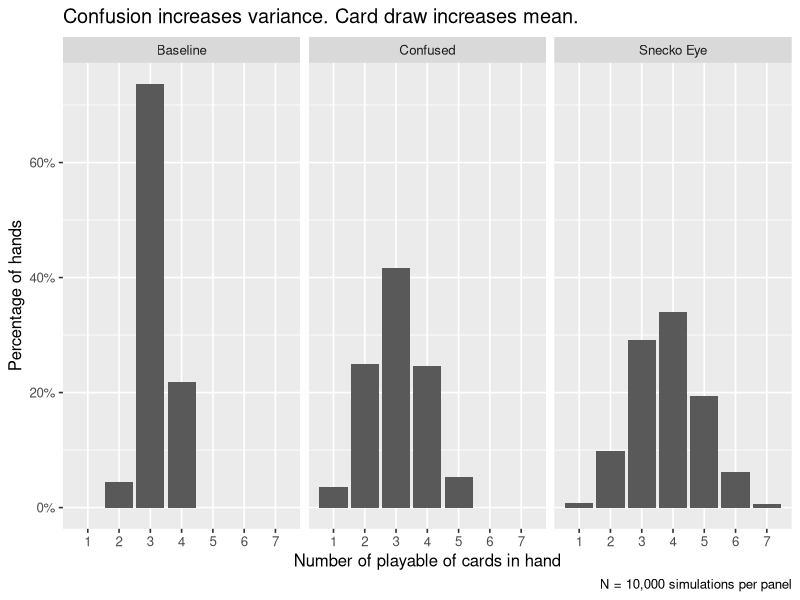
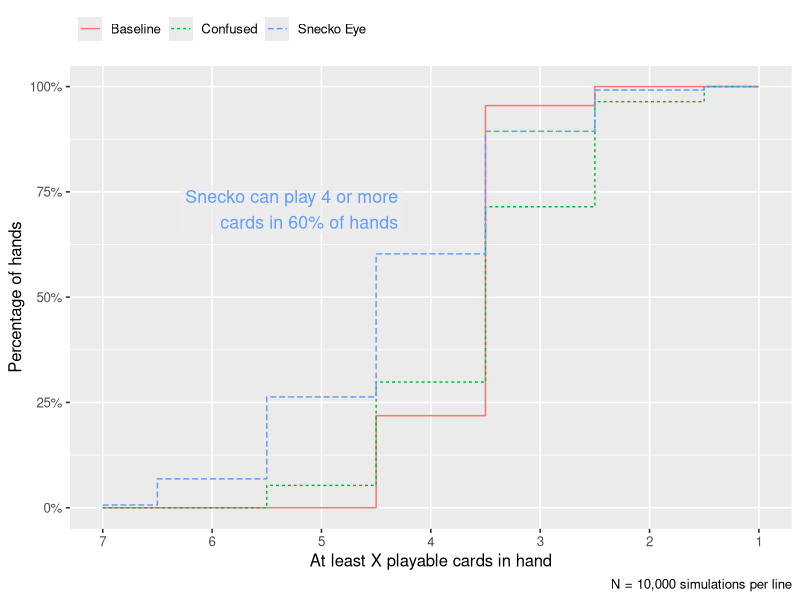
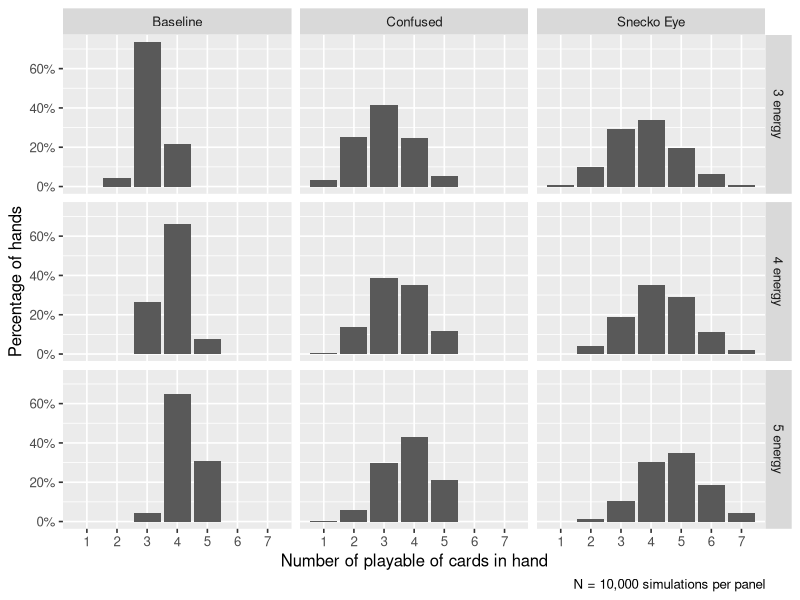

Source code (R) for these figures, in order:
## ---- chunk 1
#| label: setup
#| include: false
knitr::opts_chunk$set(
  echo = TRUE
)
library(dplyr)
## ---- chunk 2
library(magrittr)
set.seed(20210707)

costs <- c(0, rep(1, 12), rep(2, 3), 3)
costs

mean(costs)

# Simulate 3 hands
sample(costs, size = 5)
sample(costs, size = 5)
sample(costs, size = 5)
## ---- chunk 3
# A worked example
energy <- 3
hand <- sample(costs, size = 5)
hand
sort(hand)
cumsum(sort(hand))
cumsum(sort(hand)) <= energy 
sum(cumsum(sort(hand)) <= energy)

count_max_playable <- function(hand, energy) {
  sum(cumsum(sort(hand)) <= energy)
}

count_max_playable(hand, energy)
## ---- chunk 4
simulated_cards_played <- replicate(
  10000,
  costs %>% 
    sample(size = 5) %>% 
    count_max_playable(energy = 3)
)

summary(simulated_cards_played)

table(simulated_cards_played)

proportions(table(simulated_cards_played))
## ---- chunk 5
#| echo: false
f_mean <- scales::label_number(0.1)
f_prop <- scales::label_percent(0.1)
m <- mean(simulated_cards_played) %>% f_mean()

p2 <- mean(simulated_cards_played == 2) %>% f_prop()
p4 <- mean(simulated_cards_played == 4) %>% f_prop()
## ---- chunk 6
snecko_costs <- 0:3 
simulated_snecko_cards_played <- replicate(
  10000,
  snecko_costs %>% 
    sample(size = 7, replace = TRUE) %>% 
    count_max_playable(energy = 3)
)

summary(simulated_snecko_cards_played)

table(simulated_snecko_cards_played)

proportions(table(simulated_snecko_cards_played))
## ---- chunk 7
#| echo: false

ms <- mean(simulated_snecko_cards_played) %>% f_mean()

ps1 <- mean(simulated_snecko_cards_played == 1) %>% f_prop()
ps7 <- mean(simulated_snecko_cards_played == 7) %>% f_prop()
ps4plus <- mean(simulated_snecko_cards_played >= 4) %>% f_prop()
## ---- chunk 8
# Generate all combinations
expand.grid(rep(list(0:3), 7)) %>% 
  # Count playables in each row
  apply(MARGIN = 1, count_max_playable, energy = 3) %>% 
  table() %>% 
  proportions() %>% 
  round(3)
## ---- chunk 9
simulated_confused_cards_played <- replicate(
  10000,
  snecko_costs %>% 
    sample(size = 5, replace = TRUE) %>% 
    count_max_playable(energy = 3)
)

summary(simulated_confused_cards_played)

table(simulated_confused_cards_played)

proportions(table(simulated_confused_cards_played))
## ---- chunk 10
#| echo: false
mc <- mean(simulated_confused_cards_played) %>% f_mean()

pc1 <- mean(simulated_confused_cards_played == 1) %>% f_prop()
pc4plus <- mean(simulated_confused_cards_played >= 4) %>% f_prop()
## ---- chunk 11
#| label: bar-by-three
#| fig.width: 6.0
#| fig.height: 3.0
#| dpi: 300.0
#| out.width: 100%
#| fig.alt: >
#|   A one by three plot showing a histogram of playable cards for each simulation
#|   set. It's title says 'Confusion increases variance. Card draw increases mean.'
library(ggplot2)

sim1 <- data.frame(
  set = "Baseline",
  energy = 3,
  cards = simulated_cards_played
)

sim2 <- data.frame(
  set = "Snecko Eye",
  energy = 3,
  cards = simulated_snecko_cards_played
)

sim3 <- data.frame(
  set = "Confused",
  energy = 3,
  cards = simulated_confused_cards_played
)

sims <- rbind(sim1, sim2, sim3)

ggplot(sims) + 
  aes(x = cards) + 
  geom_bar(aes(y = stat(prop))) + 
  facet_wrap("set") + 
  scale_x_continuous(breaks = 1:7, minor_breaks = NULL) +
  scale_y_continuous(labels = scales::label_percent()) +
  labs(
    title = "Confusion increases variance. Card draw increases mean.",
    x = "Number of playable of cards in hand", 
    y = "Percentage of hands",
    caption = "N = 10,000 simulations per panel"
  ) +
  theme_grey(base_size = 12)
## ---- chunk 12
#| label: ecdf
#| dpi: 300.0
#| fig.width: 6.0
#| fig.height: 4.5
#| fig.asp: NA
#| out.width: 80%
#| fig.alt: >
#|   A plot of the ECDF for the proportion of hands with at least x playable 
#|   cards. Snecko dominates the other lines in the plot because we can play 
#|   more cards per turn with it. There is a caption at the center of the 
#|   plot that says 'Snecko can play 4 or more cards in 60% of hands'.
#| fig.cap: >
#|   A plot of the ECDF for the proportion of hands with at least x playable 
#|   cards. Snecko dominates the other lines in the plot because we can play 
#|   more cards per turn with it. 
library(dplyr)

props <- sims %>% 
  count(set, cards) %>% 
  # Fill in rows that would be n = 0
  tidyr::complete(set, cards = 1:7, fill = list(n = 0)) %>% 
  # Compute ECDF in reverse order (dtarting at 7 cards)
  arrange(set, desc(cards)) %>% 
  group_by(set) %>% 
  mutate(
    proportion = n / sum(n),
    ecdf = cumsum(proportion)
  ) %>% 
  ungroup() 

ggplot(props) + 
  aes(x = cards) +
  geom_step(
    aes(y = ecdf , color = set, linetype = set), 
    direction = "mid"
  ) +
  geom_label(
    aes(color = set, y = ecdf),
    label = "Snecko can play 4 or more\ncards in 60% of hands",
    data = . %>% filter(set == "Snecko Eye", cards == 4), 
    y = .65,
    nudge_x = -.25,
    hjust = 1.0,
    vjust = 0, 
    fill = scales::alpha("grey93", .6),
    label.size = 0, 
    show.legend = FALSE,
    size = 4.5,
  ) +
  scale_x_reverse(breaks = 7:0, minor_breaks = NULL) +
  scale_y_continuous(labels = scales::label_percent()) +
  labs(
    x = "At least X playable cards in hand",
    y = "Percentage of hands",
    caption = "N = 10,000 simulations per line",
    color = NULL,
    linetype = NULL
  ) + 
  theme_grey(base_size = 12) + 
  theme(
    legend.position = "top", 
    legend.justification = "left"
  )
## ---- chunk 13
simulate_decko <- function(n, energy, costs, size = 5) {
  replicate(
    n,
    sample(costs, size = size) %>% 
      count_max_playable(energy = energy)
  )
}

simulate_snecko <- function(n, energy, size = 7) {
  snecko_costs <- 0:3
  replicate(
    n,
    sample(snecko_costs, size = size, replace = TRUE) %>% 
      count_max_playable(energy = energy)
  )
}

additional_sims <- rbind(
  # include old results
  sims,
  data.frame(
    set = "Baseline",
    energy = 4,
    cards = simulate_decko(10000, 4, costs)
  ),
  data.frame(
    set = "Baseline",
    energy = 5,
    cards = simulate_decko(10000, 5, costs)
  ),
  data.frame(
    set = "Snecko Eye",
    energy = 4,
    cards = simulate_snecko(10000, 4)
  ),
  data.frame(
    set = "Snecko Eye",
    energy = 5,
    cards = simulate_snecko(10000, 5)
  ),
  data.frame(
    set = "Confused",
    energy = 4,
    cards = simulate_snecko(10000, 4, size = 5)
  ),
  data.frame(
    set = "Confused",
    energy = 5,
    cards = simulate_snecko(10000, 5, size = 5)
  )
)
## ---- chunk 14
#| label: 3-by-3
#| fig.width: 7.0
#| fig.height: 7.0
#| out.width: 100%
#| fig.alt: A three by three plot of simulation set by energy cost.
ggplot(additional_sims %>% mutate(energy = paste0(energy, " energy"))) + 
  aes(x = cards) + 
  geom_bar(aes(y = stat(prop))) + 
  facet_grid(energy ~ set) + 
  scale_x_continuous(breaks = 1:7, minor_breaks = NULL) +
  scale_y_continuous(labels = scales::label_percent()) +
  labs(
    x = "Number of playable of cards in hand", 
    y = "Percentage of hands",
    caption = "N = 10,000 simulations per panel"
  ) +
  theme_grey(base_size = 12)
## ---- chunk 15
additional_sims %>% 
  group_by(set, energy) %>% 
  summarise(
    mean = mean(cards),
    sd = sd(cards),
    median = median(cards),
    .groups = "drop"
  ) %>% 
  tidyr::pivot_longer(cols = c(mean, sd, median)) %>% 
  tidyr::pivot_wider(
    names_from = energy, 
    values_from = value, 
    names_prefix = "Energy "
  ) %>% 
  rename(Set = set, Statistic = name) %>% 
  arrange(Statistic, Set) %>% 
  knitr::kable(digits = 2)
